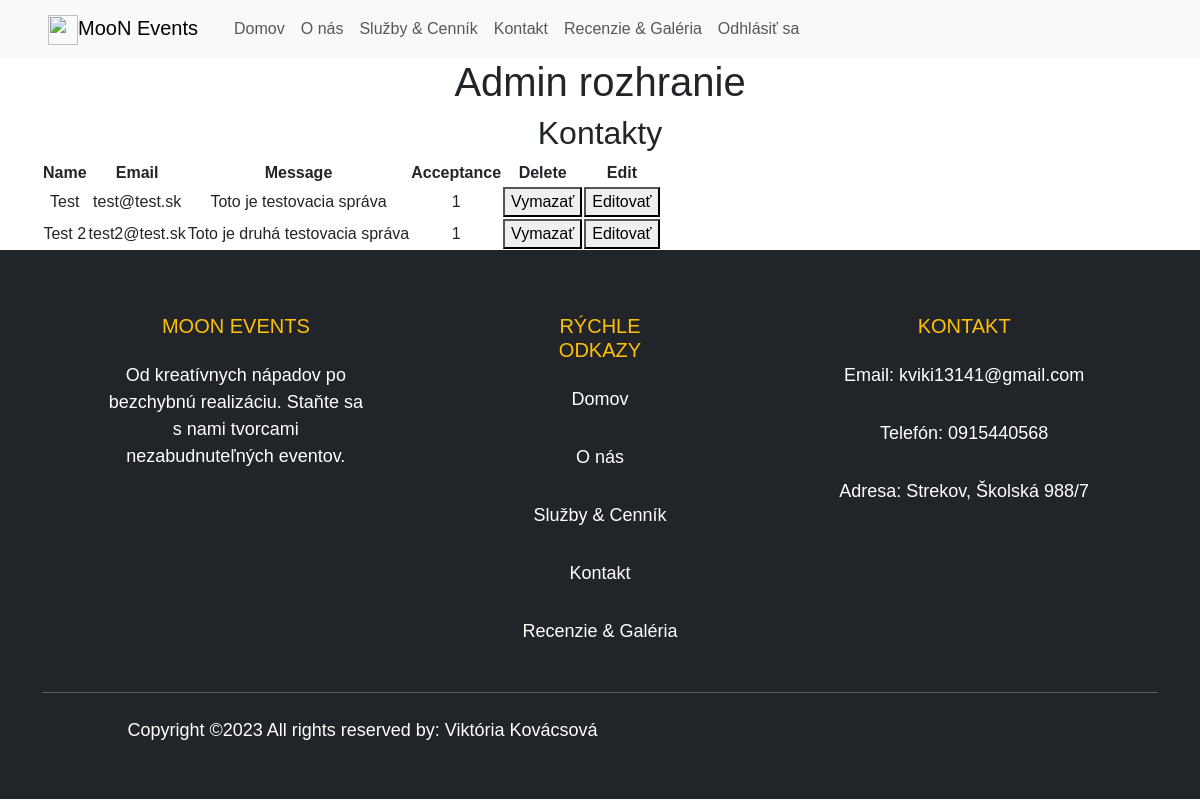
Screenshot of /admin.php (signed in) with the database file from the repository.
### tables this page shows
CREATE TABLE `Contact` (
  `id` int(11) NOT NULL,
  `name` varchar(50) NOT NULL,
  `email` varchar(120) NOT NULL,
  `message` text NOT NULL,
  `acceptance` int(1) DEFAULT NULL
);

### _inc/classes/Database.php (called while the page is built, shortened)
<?php
    class Database{
        private $host = 'localhost';
        private $db_name = 'events';
        private $user_name = 'root';
        private $password = '';
        protected function db_connection(){
            try {
                $connection = new PDO("mysql:host=" . $this->host . ";dbname=" . $this->db_name .
                                      ";charset=utf8",
                                      $this->user_name,
                                      $this->password);
                $connection->setAttribute(PDO::ATTR_ERRMODE, PDO::ERRMODE_WARNING);
                $connection->setAttribute(PDO::ATTR_DEFAULT_FETCH_MODE,PDO::FETCH_OBJ);
                return $connection;
            }catch(PDOException $e){
                die("Chyba pripojenia k databáze: " . $e->getMessage());
            }
        }
    }
?>

### _inc/classes/Contact.php (called while the page is built, shortened)
<?php
class Contact extends Database{
    private $db;
    public function __construct(){
        $this->db = $this->db_connection();
    }
    public function select(){
        try{
            $sql = "SELECT * FROM contact";
            $query =  $this->db->query($sql);
            $contacts = $query->fetchAll();
            return $contacts;
        }catch(PDOException $e){
            echo $e->getMessage();
        }
    }
}
?>

### partials/admin-kontakt.php (the view, shortened to what this page needs)
<h2>Kontakty</h2>
              <?php
                  $contact_object = new Contact();
                  $contacts = $contact_object->select();
                  echo '<table class="admin-table">';
                  echo '<tr>
                          <th>Name</th>
                          <th>Email</th>
                          <th>Message</th>
                          <th>Acceptance</th>
                          <th>Delete</th>
                          <th>Edit</th>
                        </tr>';
                  foreach($contacts as $c){
                    echo '<tr>';
                    echo '<td>'.$c->name;'</td>';
                    echo '<td>'.$c->email;'</td>';
                    echo '<td>'.$c->message;'</td>';
                    echo '<td>'.$c->acceptance;'</td>';
                    echo '<td>
                            <form action="" method="POST">
                                <button type="submit" name="delete_contact" value="'.$c->id.'"'.'>Vymazať</button>
                            </form>
                          </td>';
                    echo '<td>
                            <form action="kontakt-update.php" method="POST">
                              <button type="submit" name="edit_contact" value="'.$c->id.'"'.'>Editovať</button>
                            </form>
                          </td>';
                  }
                  echo '</table>'
              ?>

### partials/header.php (shortened to what this page needs)
<?php
  require('_inc/functions.php');
?>
<!DOCTYPE html>
<html lang="en">
<head>
  <?php
    add_stylesheets();
  ?>
</head>
<body>
<?php
$pages = array(
    'Domov' => 'index.php',
    'O nás' => 'o_nas.php',
    'Služby & Cenník' => 'sluzby.php',
    'Kontakt' => 'kontakt.php',
    'Recenzie & Galéria' => 'recenzie.php',
);
if (isset($_SESSION['logged_in']) && $_SESSION['logged_in'] == true) {
    $pages['Odhlásiť sa'] = 'logout.php';
}
$menu_object = new Menu($pages);
?>
<nav class="navbar navbar-expand-lg navbar-light bg-light sticky-top">
    <a class="navbar-brand ms-5" href="#"><img src="img/logo.jpg" width="30" height="30">MooN Events</a>
    <div class="container-fluid">
        <div class="collapse navbar-collapse" id="navbarNav">
            <ul class="navbar-nav">
                <?php echo $menu_object->generate_menu(); ?>
            </ul>
        </div>
    </div>
</nav>

### _inc/functions.php (shortened to what this page needs)
<?php
function add_stylesheets() {
    echo '<link href="https://cdn.jsdelivr.net/npm/bootstrap@5.3.2/dist/css/bootstrap.min.css" rel="stylesheet">';
    echo '<link rel="stylesheet" href="css/style.css">';
    $page_name = basename($_SERVER["SCRIPT_NAME"],'.php');
}
?>

### _inc/classes/Menu.php
<?php
class Menu{
    private $pages;
    public function __construct($pages)
    {
        $this->pages = $pages;
    }
    function generate_menu(): string{
        $menuItems = '';
        foreach($this->pages as $page_name => $page_url){
            $menuItems .= '<li class="nav-item"><a class="nav-link" href="' . $page_url . '">' . $page_name . '</a></li>';
        }
        return $menuItems;
    }
}
?>

### admin.php (shortened to what this page needs)
<?php
include('partials/header.php');
?>
<main>
      <section class="container">
        <div class="row">
          <div class="col-100 text-center">
              <h1>Admin rozhranie</h1>
              <?php
                  if($_SESSION['is_admin'] == 1){
                    include('partials/admin-kontakt.php');
                }
              ?>
          </div>
        </div>
      </section>
    </main>
<?php
    include_once('partials/footer.php')
?>

### partials/footer.php (shortened to what this page needs)
<footer class="bg-dark text-white pt-5 pb-4">
        <div class="container text-center text-md-left">
            <div class="row text-center text-md-left">
                <div class="col-md-3 col-lg-3 col-xl-3 mx-auto mt-3">
                    <h5 class="text-uppercase mb-4 font-weight-bold text-warning">Moon Events</h5>
                    <p class="text-white">Od kreatívnych nápadov po bezchybnú realizáciu. Staňte sa s nami tvorcami nezabudnuteľných eventov.</p>
                </div>
                <div class="col-md-2 col-lg-2 col-xl-2 mx-auto mt-3">
                    <h5 class="text-uppercase mb-4 font-weight-bold text-warning">Rýchle odkazy</h5>
                    <p><a href="index.php" class="text-white" style="text-decoration: none;">Domov</a></p>
                    <p><a href="o_nas.php" class="text-white" style="text-decoration: none;">O nás</a></p>
                    <p><a href="sluzby.php" class="text-white" style="text-decoration: none;">Služby & Cenník</a></p>
                    <p><a href="kontakt.php" class="text-white" style="text-decoration: none;">Kontakt</a></p>
                    <p><a href="recenzie.php" class="text-white" style="text-decoration: none;">Recenzie & Galéria</a></p>
                </div>
                <div class="col-md-4 col-lg-3 col-xl-3 mx-auto mt-3">
                    <h5 class="text-uppercase mb-4 font-weight-bold text-warning">Kontakt</h5>
                    <p><a class="ft text-white" href="mailto:kviki13141@gmail.com">Email: kviki13141@gmail.com</a></p>
                    <p><a class="ft text-white" href="tel:0915440568">Telefón: 0915440568</a></p>
                    <p class="text-white">Adresa: Strekov, Školská 988/7</p>
                </div>
            </div>
            <hr class="mb-4">
            <div class="row align-items-center">
                <div class="col-md-7 cold-lg-8">
                    <p class="text-white">Copyright ©2023 All rights reserved by: Viktória Kovácsová</p>
                </div>
            </div>
        </div>
    </footer>
</body>
</html>

### css/style.css (style rules this page uses)
* { font-family: 'Franklin Gothic Medium', 'Arial Narrow', Arial, sans-serif; }
p { font-size: 18px; color: #555; padding-bottom: 15px; }
.ft { text-decoration: none; }

### rows the page displays
contact: name "Test", email "test@test.sk", message "Toto je testovacia správa", acceptance "1"
contact: name "Test 2", email "test2@test.sk", message "Toto je druhá testovacia správa", acceptance "1", $c->id 2 (drawn)

### other values shown
$page_name "Domov"
$page_name "O nás"
$page_name "Služby & Cenník"
$page_name "Kontakt"
$page_name "Recenzie & Galéria"
$page_name "Odhlásiť sa"
